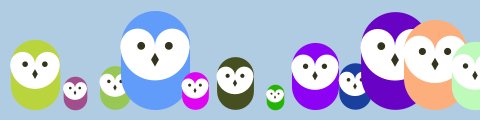
Frame 1 (no input)
Frame 60 (the mouse pressed at the canvas centre just before this capture): identical to frame 1, image omitted
Frame 120 (the mouse held since frame 60 and released just before this capture): identical to frame 1, image omitted

The Processing sketch that drew this single still picture (run headless with seeded random() and noise(); from frame 60 on, the mouse is pressed at the canvas centre):

// Processing sketch: owls_with_color
// ── owls_with_color.pde
void setup() 
{
size(480, 120); 
}
void draw() 
{
background(176, 204, 226);
randomSeed(0);
for (int i = 35;i < width + 40; i += 40)
 {
 int red = int(random(0, 255));
 int green = int(random(0, 255));
 int blue = int(random(0, 255));
 float scalar = random(0.25, 1.0);
 owl(i, 110, red, green, blue, scalar);
 } 
}
void owl(int x, int y, int r, int g, int b, float s) 
{
pushMatrix();
translate(x, y);  
scale(s);  
// Set the size  
stroke(r, g, b); 
// Set the color value  
strokeWeight(70);  
line(0, -35, 0, -65); 
// Body  
noStroke();  
fill(255);  
ellipse(-17.5, -65, 35, 35); 
// Left eye dome  
ellipse(17.5, -65, 35, 35);  
// Right eye dome  
arc(0, -65, 70, 70, 0, PI);  
// Chin  
fill(51, 51, 30);  
ellipse(-14, -65, 8, 8);  
// Left eye  
ellipse(14, -65, 8, 8);   
// Right eye  
quad(0, -58, 4, -51, 0, -44, -4, -51); 
// Beak  
popMatrix(); 
} 
